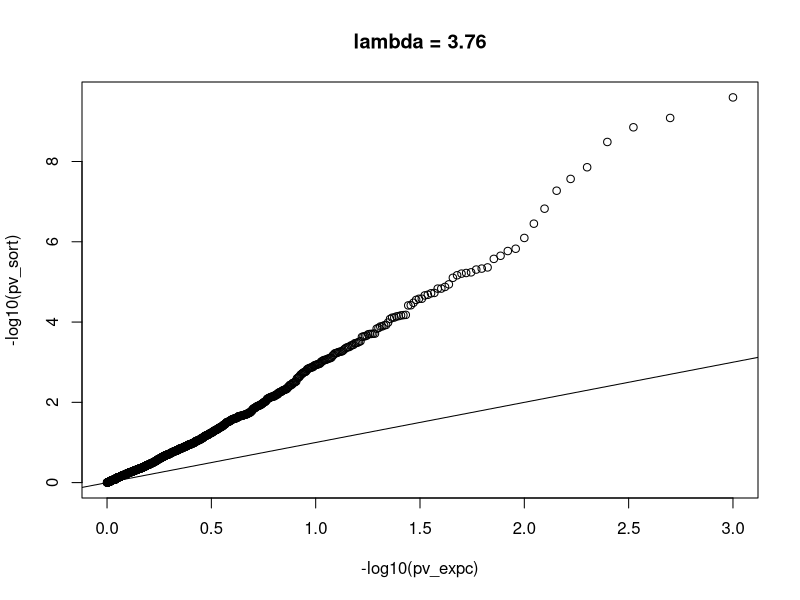

The R source for this figure:
library(parallel)
n = 100
b0 = 30
b1 = 1
b2 = 2
slope = -1
slope2 = -0.8
test.func = function(i){
  if (i %% 100 == 0) {print(i)}
  x1 = rnorm(n, 0.7, 9)
  x2 = rnorm(n, 0.2, 14)
  time = rnorm(n, 30, 10)
  e = rbinom(100, n, 0.3)
  y = b0 + b1 * x1 + b2 * x2 + slope * time + slope2 * time^2 + rnorm(n, 0, 12)
  m1= summary(lm(y ~ x1 + x2 + time * e))
  pv_intraction = m1$coefficients[5,4]
  return (pv_intraction)  
}

N_test = 1000
test = mclapply(1:N_test, test.func) # can use mc.cores > 1 if not windows.
pv_sort = sort(do.call(rbind, test))
pv_expc = (1:N_test)/N_test
plot(-log10(pv_expc), -log10(pv_sort))
abline(0, 1)
lambda = qchisq(1-median(pv_sort),1) / qchisq(1-median(0.5),1)
title(sprintf("lambda = %.2f", lambda))